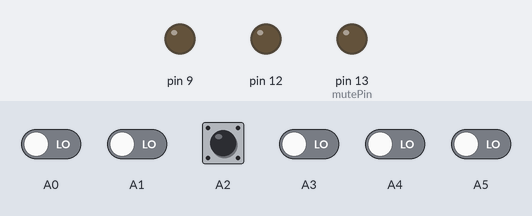
The program below on a simulated Arduino Nano, built with avr-gcc and run on an emulated ATmega328P. Shown: output pins drawn as LEDs (lit = HIGH). Dashed ring = blinking. Inputs (shaded band) come from the test bench; at power-on: A0–5 LOW. Random numbers use the default seed unless the program sets one; the audio player accepts every command and is not drawn; what the program prints to the serial monitor is not drawn.

Above: at 1.7 s.
1.8 s: A1 driven HIGH
3.3 s: A1 driven LOW
6.3 s: A2 pulsed HIGH 5 times (0.12 s each, 0.3 s apart)
At 6.72 s:
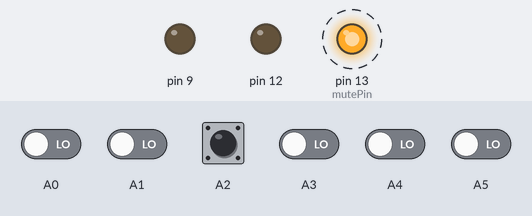
9.3 s: A1 driven HIGH and A2 driven HIGH
12.3 s: A2 driven LOW
At 13.2 s:
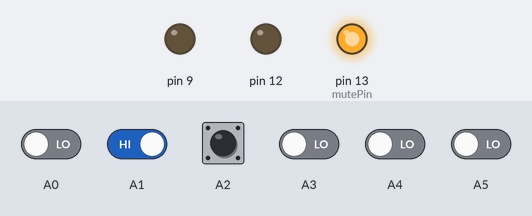
Timing chart, 0 to 14.9 s (numbered marks = the images above; inputs shaded):
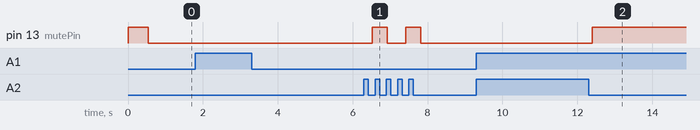

Measured:
- after the input at 6.3 s, pin 13 (mutePin): alternates HIGH for 0.40 s and LOW for 0.50 s, 4 changes in all, then stays LOW, starting after 0.22 s
- after the input at 12.3 s, pin 13 (mutePin): LOW → HIGH after 0.10 s

The program:

main.cpp
```cpp
/*
Simple media player using Arduino Nanon, DFPlayer and 2 ky-040 rotary encoders.
Continously play mp3s from one of the mp3 folders on an SD card in arbitrary order.
Switch folders using one of the rotary encoders.
Note that this DFPlayer board seems to introduce noise and pops, according to some fora it was not very well designed.

2020/01/27 Jeroen Veen
Inspired by John Potter (techno-womble)

See .platformio\lib\DFRobotDFPlayerMini_ID1308\doc for datasheet of DFPlayer

Audio data sorted by folder, supports up to 100 folders, every folder can hold up to 255 songs
Files are stored in directories named 01, 02, etc. The directory names must be two digits long with a leading 'zero' i.e. 01 up to a maximum of 99.
Within each directory the audio files must be named 001.mp3, 002.mp3 up to 255.mp3. Each file name is three digits long with leading 'zeros' and an mp3 file extension.

01 - classical
02 - classical instrumental
03 - chanson
04 -

Normalize files:  mp3gain.exe /r /c D:\01\*.*
Rename files using a rename python script, something like:
  import glob, os

  data_path = os.path.sep.join(['D:', '02'])
  p = os.path.sep.join([data_path, '*.mp3'])
  file_list = [f for f in glob.iglob(p, recursive=True) if (os.path.isfile(f))]

  for (i,filename) in enumerate(file_list):
      title, ext = os.path.splitext(os.path.basename(filename))
      os.rename(filename, os.path.join(data_path, '{0:03d}'.format(i+1) + ext ))
*/
#include <Arduino.h>
#include <SoftwareSerial.h>
#include <DFRobotDFPlayerMini.h>
#include <MyRotaryEncoder.h>

boolean serialDebug = true;     // enable/disable troubleshooting messages
boolean randomTrackPlay = true; // randomise the track order

SoftwareSerial mySoftwareSerial(10, 11); // RX, TX (with 1k series resistor)
DFRobotDFPlayerMini myDFPlayer;
RotaryEncoder rotaryEncoder2(A0, A1, A2); // PIN_A (ky-040 clk), PIN_B (ky-040 dt), BUTTON (ky-040 sw)
RotaryEncoder rotaryEncoder1(A3, A4, A5); // PIN_A (ky-040 clk), PIN_B (ky-040 dt), BUTTON (ky-040 sw)
int folderCount = 0, currentFolder = 0;
const uint8_t mutePin = 13;

void playArbitraryTrack(uint8_t folder);
void printDetail(uint8_t type, int value);

void setup()
{
  pinMode(mutePin, OUTPUT);
  digitalWrite(mutePin, true);
  pinMode(9, OUTPUT);
  digitalWrite(9, false);
  pinMode(12, OUTPUT);
  digitalWrite(12, false);
  mySoftwareSerial.begin(9600);
  Serial.begin(115200);
  randomSeed(analogRead(7));

  if (serialDebug)
  {
    Serial.println();
    Serial.println(F("Initializing DFPlayer ... (May take 3~5 seconds)"));
  }

  if (!myDFPlayer.begin(mySoftwareSerial, false, true))
  { //Use softwareSerial to communicate with mp3.
    if (serialDebug)
    {
      Serial.println(F("Unable to begin:"));
      Serial.println(F("1.Please recheck the connection!"));
      Serial.println(F("2.Please insert the SD card!"));
    }
    while (true)
    {
      delay(0); // Code to compatible with ESP8266 watch dog.
    }
  }
  else if (serialDebug)
    Serial.println(F("DFPlayer Mini online."));

  myDFPlayer.setTimeOut(500); //Set serial communictaion time out 500ms

  // Set different EQ
  myDFPlayer.EQ(DFPLAYER_EQ_NORMAL); // DFPLAYER_EQ_CLASSIC etc

  // Set device we use SD as default
  myDFPlayer.outputDevice(DFPLAYER_DEVICE_SD);

  myDFPlayer.volume(1); //Set volume value. From 0 to 30

  // Find the number of folders
  myDFPlayer.waitAvailable(100);
  int fileCount = myDFPlayer.readFileCounts(); //read all file counts in SD card
  myDFPlayer.waitAvailable(100);
  folderCount = myDFPlayer.readFolderCounts() - 1;
  if ((fileCount == -1) || (folderCount == -1))
  {
    if (serialDebug)
    {
      Serial.println(F("No files or folders found"));
      Serial.println(fileCount);
      Serial.println(folderCount);
    }
  }
  else
  {
    // Random start
    currentFolder = random(1, folderCount);
    playArbitraryTrack(currentFolder);
    digitalWrite(mutePin, false);
    if (serialDebug)
    {
      Serial.print(fileCount);
      Serial.print(" found in ");
      Serial.print(folderCount);
      Serial.println(" folders");
    }
  }
}

void loop()
{
  static bool mute = false;

  // Read inputs
  uint8_t type = myDFPlayer.readType();
  uint8_t val = myDFPlayer.read();
  rotaryEncoder1.read();
  rotaryEncoder2.read();

  if (serialDebug)
    printDetail(type, val); //Print the detail message from DFPlayer to handle different errors and states.

  // Play next mp3?
  if ((type == DFPlayerPlayFinished) || (type == DFPlayerError) || (type == DFPlayerCardInserted))
  {
    // myDFPlayer.stop();
    // delay(150);
    playArbitraryTrack(currentFolder);
  }
  int8_t folderButton = rotaryEncoder1.buttonChange();
  if (folderButton > 0) // button pressed
  {
    Serial.println("next");
    playArbitraryTrack(currentFolder);
  }

  // Switch to another mp3 folder?
  int16_t folderChange = rotaryEncoder1.positionChange();
  if (folderChange != 0)
  {
    if (folderChange > 0)
      currentFolder++;
    else
      currentFolder--;
    if (currentFolder < 1)
      currentFolder = folderCount;
    if (currentFolder > folderCount)
      currentFolder = 1;
    playArbitraryTrack(currentFolder);
  }

  // Change volume?
  int16_t volChange = rotaryEncoder2.positionChange();
  if (volChange != 0)
  {
    if (volChange > 0)
    {
      myDFPlayer.volumeUp(); // Volume Up
      if (serialDebug)
        Serial.println("Volume up");
    }
    else
    {
      myDFPlayer.volumeDown(); // Volume Down
      if (serialDebug)
        Serial.println("Volume down");
    }
  }

  // Mute?
  int8_t volButton = rotaryEncoder2.buttonChange();
  if (volButton > 0) // button pressed
  {
    mute = !mute;
    if (mute)
    {
      digitalWrite(mutePin, true);
      // myDFPlayer.sleep(); // Sleep
      // myDFPlayer.disableDAC(); // Disable On-chip DAC
      if (serialDebug)
        Serial.println("muted");
    }
    else
    {
      // myDFPlayer.reset(); // Reset the module
      // myDFPlayer.enableDAC(); // Enable On-chip DAC
      delay(100);
      digitalWrite(mutePin, false);
      if (serialDebug)
        Serial.println("unmuted");
    }
  }
}

void playArbitraryTrack(uint8_t folder)
{
  // myDFPlayer.waitAvailable(100);

  uint8_t trackCount = myDFPlayer.readFileCountsInFolder(folder); // number of tracks in folder
  uint8_t currentTrack = (uint8_t)random(1, trackCount);

  if (serialDebug)
  {
    Serial.print("Playing track ");
    Serial.print(currentTrack);
    Serial.print(" in folder ");
    Serial.println(currentFolder);
  }
  // myDFPlayer.stop();
  myDFPlayer.playFolder(folder, currentTrack); //play specific mp3 in SD:/15/004.mp3; Folder Name(1~99); File Name(1~255)
  // myDFPlayer.start();
}

void printDetail(uint8_t type, int value)
{
  switch (type)
  {
  case TimeOut:
    Serial.println(F("Time Out!"));
    break;
  case WrongStack:
    Serial.println(F("Stack Wrong!"));
    break;
  case DFPlayerCardInserted:
    Serial.println(F("Card Inserted!"));
    break;
  case DFPlayerCardRemoved:
    Serial.println(F("Card Removed!"));
    break;
  case DFPlayerCardOnline:
    Serial.println(F("Card Online!"));
    break;
  case DFPlayerUSBInserted:
    Serial.println("USB Inserted!");
    break;
  case DFPlayerUSBRemoved:
    Serial.println("USB Removed!");
    break;
  case DFPlayerPlayFinished:
    Serial.print(F("Number:"));
    Serial.print(value);
    Serial.println(F(" Play Finished!"));
    break;
  case DFPlayerError:
    Serial.print(F("DFPlayerError:"));
    switch (value)
    {
    case Busy:
      Serial.println(F("Card not found"));
      break;
    case Sleeping:
      Serial.println(F("Sleeping"));
      break;
    case SerialWrongStack:
      Serial.println(F("Get Wrong Stack"));
      break;
    case CheckSumNotMatch:
      Serial.println(F("Check Sum Not Match"));
      break;
    case FileIndexOut:
      Serial.println(F("File Index Out of Bound"));
      break;
    case FileMismatch:
      Serial.println(F("Cannot Find File"));
      break;
    case Advertise:
      Serial.println(F("In Advertise"));
      break;
    default:
      break;
    }
    break;
  default:
    break;
  }
}
```

MyRotaryEncoder.cpp
```cpp
/*
Adapted from https://github.com/enjoyneering/
*/

/***************************************************************************************************/
/*
   This is an Arduino library for Quadrature Rotary Encoder

   written by : enjoyneering79
   sourse code: https://github.com/enjoyneering/

   This library uses interrupts, specials pins are required to interface
   Board:                                    int.0  int.1  int.2  int.3  int.4  int.5            Level
   Uno, Mini, Pro, ATmega168, ATmega328..... 2      3      x       x      x     x                5v
   Mega2560................................. 2      3      21      20     19    18               5v
   Leonardo, Micro, ATmega32U4.............. 3      2      0       1      7     x                5v
   Digistump, Trinket, ATtiny85............. 2/physical pin 7                                    5v
   Due, SAM3X8E............................. all digital pins                                    3v
   Zero, ATSAMD21G18........................ all digital pins, except pin 4                      3v
   Blue Pill, STM32F103xxxx boards.......... all digital pins, maximum 16 pins at the same time  3v
   ESP8266.................................. all digital pins, except gpio6 - gpio11 & gpio16    3v/5v
   ESP32.................................... all digital pins                                    3v

   NOTE:
   - Quadrature encoder makes two waveforms that are 90° out of phase:
                           _______         _______         __
                  PinA ___|       |_______|       |_______|   PinA
          CCW <--              _______         _______
                  PinB _______|       |_______|       |______ PinB

                               _______         _______
                  PinA _______|       |_______|       |______ PinA
          CW  -->          _______         _______         __
                  PinB ___|       |_______|       |_______|   PinB


          The half of the pulses from top to bottom create full state array:

          prev.A+B   cur.A+B   (prev.AB+cur.AB)  Array   Encoder State
          -------   ---------   --------------   -----   -------------
            00         00            0000          0     stop/idle
            00         01            0001          1     CW,  0x01
            00         10            0010         -1     CCW, 0x02
            00         11            0011          0     invalid state
            01         00            0100         -1     CCW, 0x04
            01         01            0101          0     stop/idle
            01         10            0110          0     invalid state
            01         11            0111          1     CW, 0x07
            10         00            1000          1     CW, 0x08
            10         01            1001          0     invalid state
            10         10            1010          0     stop/idle
            10         11            1011         -1     CCW, 0x0B
            11         00            1100          0     invalid state
            11         01            1101         -1     CCW, 0x0D
            11         10            1110          1     CW,  0x0E
            11         11            1111          0     stop/idle

          - CW  states 0b0001, 0b0111, 0b1000, 0b1110
          - CCW states 0b0010, 0b0100, 0b1011, 0b1101

   Frameworks & Libraries:
   TimerOne AVR          - https://github.com/PaulStoffregen/TimerOne
   ATtiny  Core          - https://github.com/SpenceKonde/ATTinyCore
   ESP32   Core          - https://github.com/espressif/arduino-esp32
   ESP8266 Core          - https://github.com/esp8266/Arduino
   STM32   Core          - https://github.com/rogerclarkmelbourne/Arduino_STM32

   GNU GPL license, all text above must be included in any redistribution,
   see link for details  - https://www.gnu.org/licenses/licenses.html
*/
/***************************************************************************************************/

#include "MyRotaryEncoder.h"

/**************************************************************************/
/*
    Constructor
*/
/**************************************************************************/
RotaryEncoder::RotaryEncoder(uint8_t encoderA, uint8_t encoderB, uint8_t encoderButton)
{
  _encoderA = encoderA;
  _encoderB = encoderB;
  _encoderButton = encoderButton;
}

/**************************************************************************/
/*
    begin

    Sets encoders pins as input & enables built-in pullup resistors

    NOTE:
    - high value of pull-up resistor limits the speed
    - typical value of external pull-up resistor is 10kOhm, acceptable
      range 5kOhm..100kOhm
    - for ESP8266 value of internal pull-up resistors is 30kOhm..100kOhm
    - for AVR     value of internal pull-up resistors is 30kOhm..60kOhm
*/
/**************************************************************************/
void RotaryEncoder::begin()
{
  pinMode(_encoderA, INPUT_PULLUP); //enable internal pull-up resistors
  pinMode(_encoderB, INPUT_PULLUP);
  pinMode(_encoderButton, INPUT_PULLUP);
}


void RotaryEncoder::readAB()
{
  _currValueAB = digitalRead(_encoderA) << 1;
  _currValueAB |= digitalRead(_encoderB);

  switch ((_prevValueAB | _currValueAB))
  {
#if defined(__AVR__) //slow MCU
  case 0b0001:       //CW states, 1 count  per click
                     //case 0b0001: case 0b1110:                           //CW states, 2 counts per click
#else                //fast MCU
  case 0b0001:
  case 0b1110: //CW states, 1 count  per click
               //case 0b0001: case 0b1110: case 0b1000: case 0b0111: //CW states, 2 counts per click
#endif
    _counter--;
    break;

#if defined(__AVR__) //slow MCU
  case 0b0100:       //CCW states, 1 count  per click
                     //case 0b0100: case 0b1011:                           //CCW states, 2 count  per click
#else                //fast MCU
  case 0b0100:
  case 0b1011: //CCW states, 1 count  per click
               //case 0b0100: case 0b1011: case 0b0010: case 0b1101: //CCW states, 2 counts per click
#endif
    _counter++;
    break;
  }

  _prevValueAB = _currValueAB << 2; //update previouse state
}


void RotaryEncoder::readPushButton()
{
  bool reading = !digitalRead(_encoderButton); //HIGH not pressed & LOW pressed, because internal pull-up resistor is enabled

  // If the switch changed, due to noise or pressing:
  if (reading != _lastButtonState) // reset the debouncing timer
    lastDebounceTime = millis();

  if ((millis() - lastDebounceTime) > debounceDelay)
  {
    // whatever the reading is at, it's been there for longer than the debounce
    // delay, so take it as the actual current state:
    _buttonState = reading;
  }
  _lastButtonState = reading;
}


void RotaryEncoder::read()
{
  if ((millis() - lastSampleTime) > 0)
  {
    readAB();
    readPushButton();
  }
  lastSampleTime = millis(); // Set variable to current millis() timer
}


int8_t RotaryEncoder::buttonChange()
{
  int8_t ret = (int8_t)_buttonState - (int8_t)_prevButtonState;

  _prevButtonState = _buttonState;
  return ret;
}


int16_t RotaryEncoder::positionChange()
{
  int8_t ret = _counter - _prevCounter;

  _prevCounter = _counter;
  return ret;
}
```

MyRotaryEncoder.h
```cpp
/*
Adapted from https://github.com/enjoyneering/
*/
#ifndef __ROTENC__
#define __ROTENC__

#include <Arduino.h>

class RotaryEncoder
{
public:
  RotaryEncoder(uint8_t encoderA, uint8_t encoderB, uint8_t encoderButton);

  void begin(void);
  void read();

  inline int16_t getPosition(void) { return _counter; }
  inline bool getPushButton(void) { return _buttonState; }
  int8_t buttonChange();
  int16_t positionChange();

private:
  void readAB(void);
  void readPushButton(void);

  uint8_t _encoderA;      //pin "A"
  uint8_t _encoderB;      //pin "B"
  uint8_t _encoderButton; //pin "button"

  uint8_t _prevValueAB = 0;     //previous state of "A"+"B"
  uint8_t _currValueAB = 0;     //current   state of "A"+"B"
  bool _buttonState = true;     //encoder button status, idle value is "true" because internal pull-up resistor is enabled
  bool _prevButtonState = true; //
  bool _lastButtonState = true;
  unsigned long lastDebounceTime = 0; // the last time the output pin was toggled
  unsigned long lastSampleTime;       // previous sample time
  unsigned long debounceDelay = 100;  // the debounce time; increase if the output flickers

  int16_t _counter = 0; //encoder click counter, limits -32768..32767
  int16_t _prevCounter = 0;
};

#endif
```
